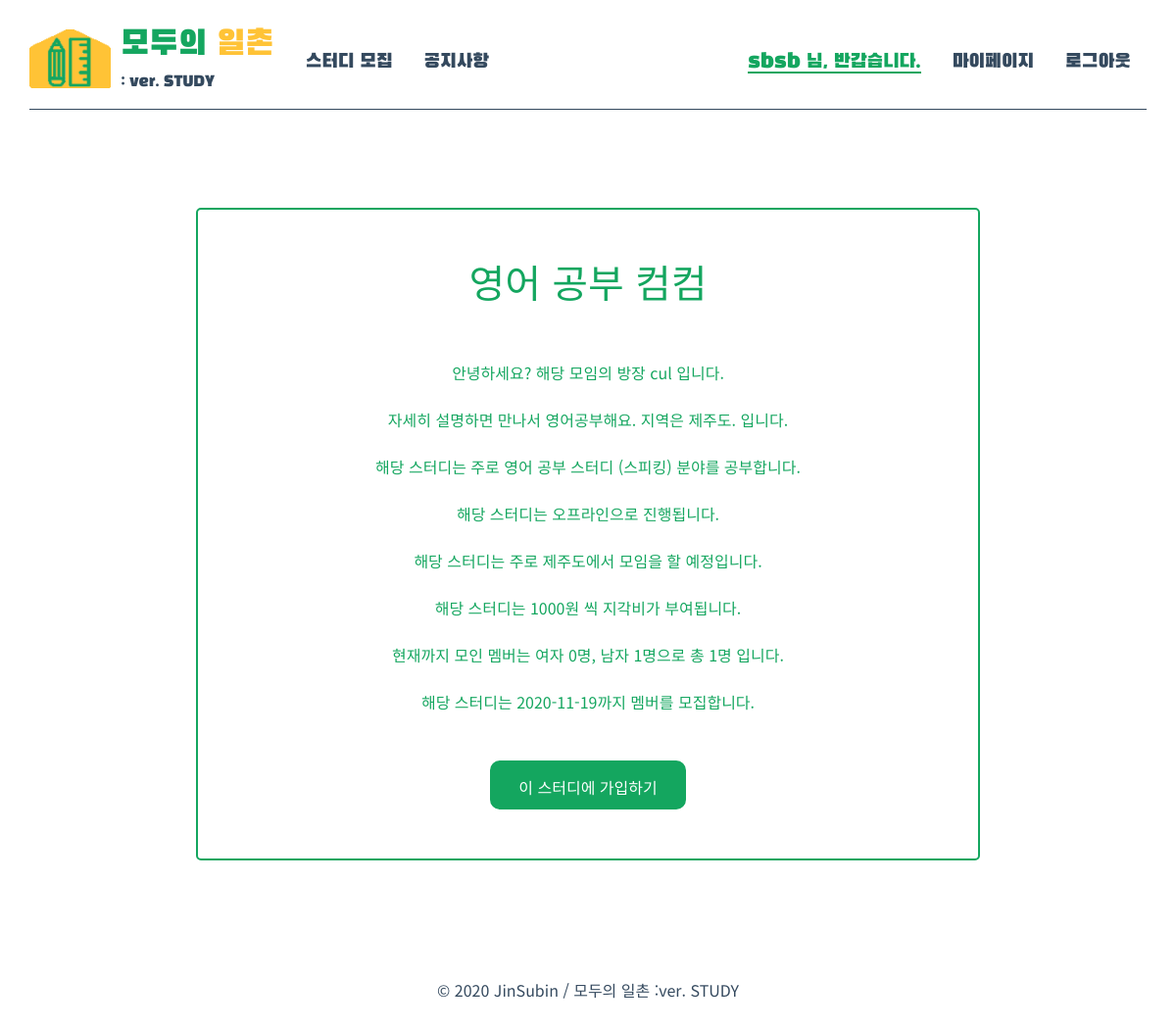
Screenshot of /source/php/Recruitment/recruitment_join.php?s_no=00000005 (signed in) with the database file from the repository.
### tables this page shows
CREATE TABLE `study` (
  `study_num` int(8) unsigned zerofill NOT NULL AUTO_INCREMENT,
  `study_name` varchar(20) NOT NULL,
  `field` varchar(20) NOT NULL,
  `host_id` varchar(20) NOT NULL,
  `introduction` text NOT NULL,
  `meeting_type` varchar(10) NOT NULL,
  `location` varchar(50) NOT NULL,
  `late_fee` int NOT NULL,
  `deadline` date NOT NULL,
  PRIMARY KEY (`study_num`)
);

### source/php/Recruitment/recruitment_join.php (the view, shortened to what this page needs)
<!DOCTYPE html>
<html lang="ko" dir="ltr">
<? include '../head_form.php'; ?>
<body>
  <div class="container">
    <? include '../header.php'; ?>
    <?
      include '../dbconn.php';
      $s_no = $_GET['s_no'];
      $query = "select * from study where study_num = '$s_no'";
      $result = mysqli_query($conn, $query);
      $row = mysqli_fetch_row($result);
      $study_num = $row[0];
      $name = $row[1];
      $field = $row[2];
      $host = $row[3];
      $intro = $row[4];
      $type = $row[5];
      $location =$row[6];
      $latefee =$row[7];
      $deadline =$row[8];
      $query2 = "select count(gender) from member where mem_num in (select mem_num from enroll_study where study_num='$study_num') and gender ='F';";
      $result2 = mysqli_query($conn, $query2);
      $row2 = mysqli_fetch_row($result2);
      $female = $row2[0];
      $query3 = "select count(gender) from member where mem_num in (select mem_num from enroll_study where study_num='$study_num') and gender ='M';";
      $result3 = mysqli_query($conn, $query3);
      $row3 = mysqli_fetch_row($result3);
      $male = $row3[0]
    ?>
    <section>
      <div class="recruitment_join_style">
        <div class="box">
            <h1><? echo $name?></h1>
            <br><br>
            <div>안녕하세요? 해당 모임의 방장 <? echo $host ?> 입니다.</div>
            <br>
            <div>자세히 설명하면 <? echo $intro ?> 입니다.</div>
            <br>
            <div>해당 스터디는 주로 <? echo $field ?> 분야를 공부합니다.</div>
            <br>
            <div>해당 스터디는 <? echo $type ?>으로 진행됩니다.</div>
            <br>
            <div>해당 스터디는 주로 <? echo $location ?>에서 모임을 할 예정입니다.</div>
            <br>
            <div>해당 스터디는 <? echo $latefee ?>원 씩 지각비가 부여됩니다.</div>
            <br>
            <div>현재까지 모인 멤버는 여자 <? echo $female ?>명, 남자 <? echo $male ?>명으로 총 <? echo ($female+$male) ?>명 입니다.</div>
            <br>
            <div>해당 스터디는 <?echo $deadline ?>까지 멤버를 모집합니다.</div>
            <br><br>
            <a href="./recruitment_join--action.php?s_no=<? echo $study_num ?>"><div>이 스터디에 가입하기</div></a>
        </div>
      </div>
    </section>
    <? include '../footer.php'; ?>
  </div>
</body>
</html>

### source/css/base_style.css (style rules this page uses)
html, body { min-height: 100%; }
body { font-family: 'Noto Sans KR', sans-serif; background-repeat: no-repeat; background-size: cover; background-position: bottom; }
.container { padding: 0px !important; min-height:100%; }
section { clear: both; }

### source/css/recruitment_style.css (style rules this page uses)
.recruitment_join_style { color:#14A65F; padding: 50px 0px; }
.recruitment_join_style h1 { text-align: center; }
.recruitment_join_style .box { width: 800px; border: 2px solid #14A65F; border-radius: 5px; padding: 50px 20px; margin: 0 auto; margin-top: 50px; margin-bottom: 50px; text-align: center; }
.recruitment_join_style .box a div { width: 200px; height: 50px; line-height: 50px; padding: 0px 20px; margin: 0 auto; border-radius: 10px; border: 2px solid #14A65F; background-color: #14A65F; color: white; text-align:center; }

### rows the page displays
study: study_name "영어 공부 컴컴", host "cul", introduction "만나서 영어공부해요. 지역은 제주도.", field "영어 공부 스터디 (스피킹)", meeting_type "오프라인", location "제주도", late_fee "1000", deadline "2020-11-19"

### other values shown
$_SESSION['user'] "sbsb"
$female "0"
$male "1"
$female+$male "1"
